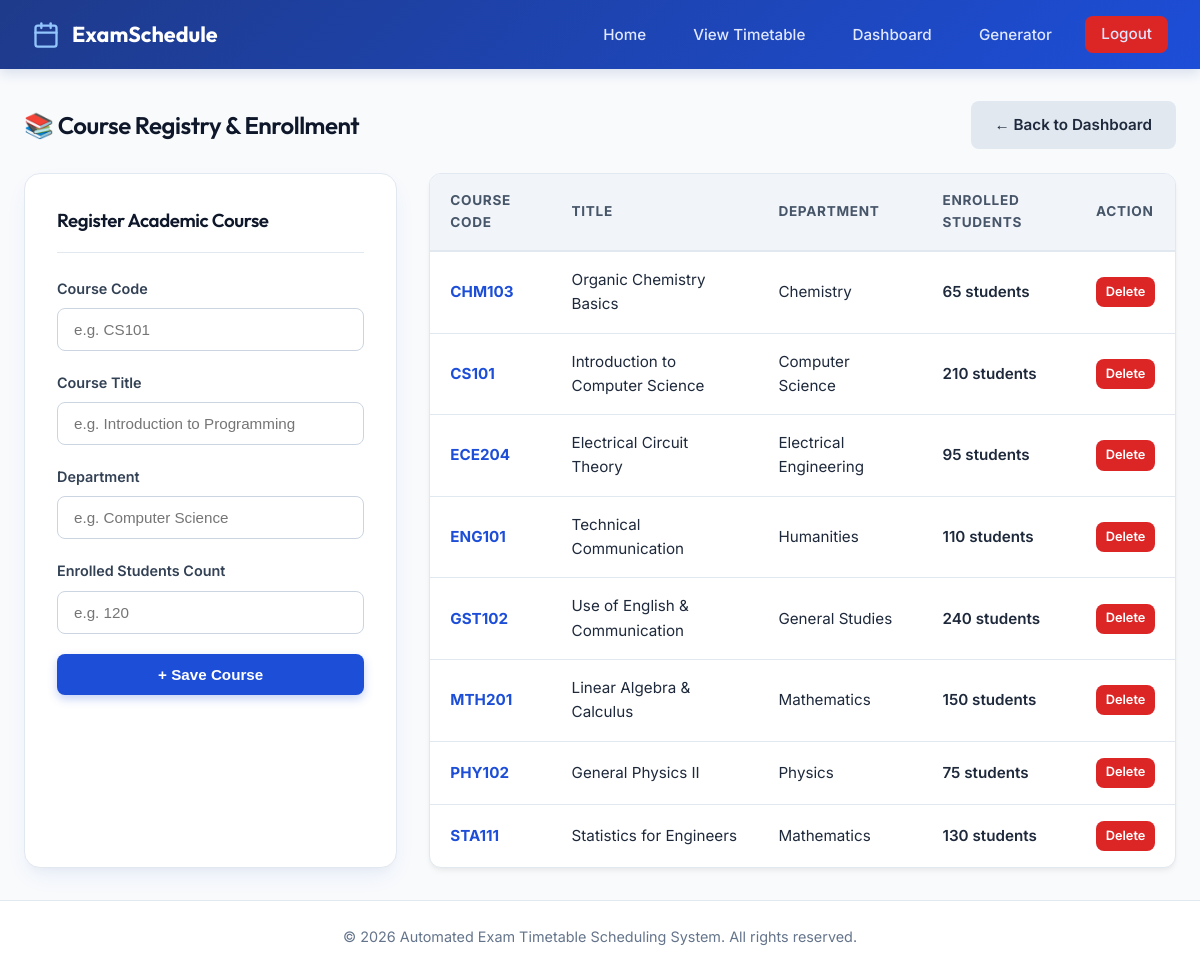
/admin/register_course.php (signed in), run on an earlier commit of the app's database.
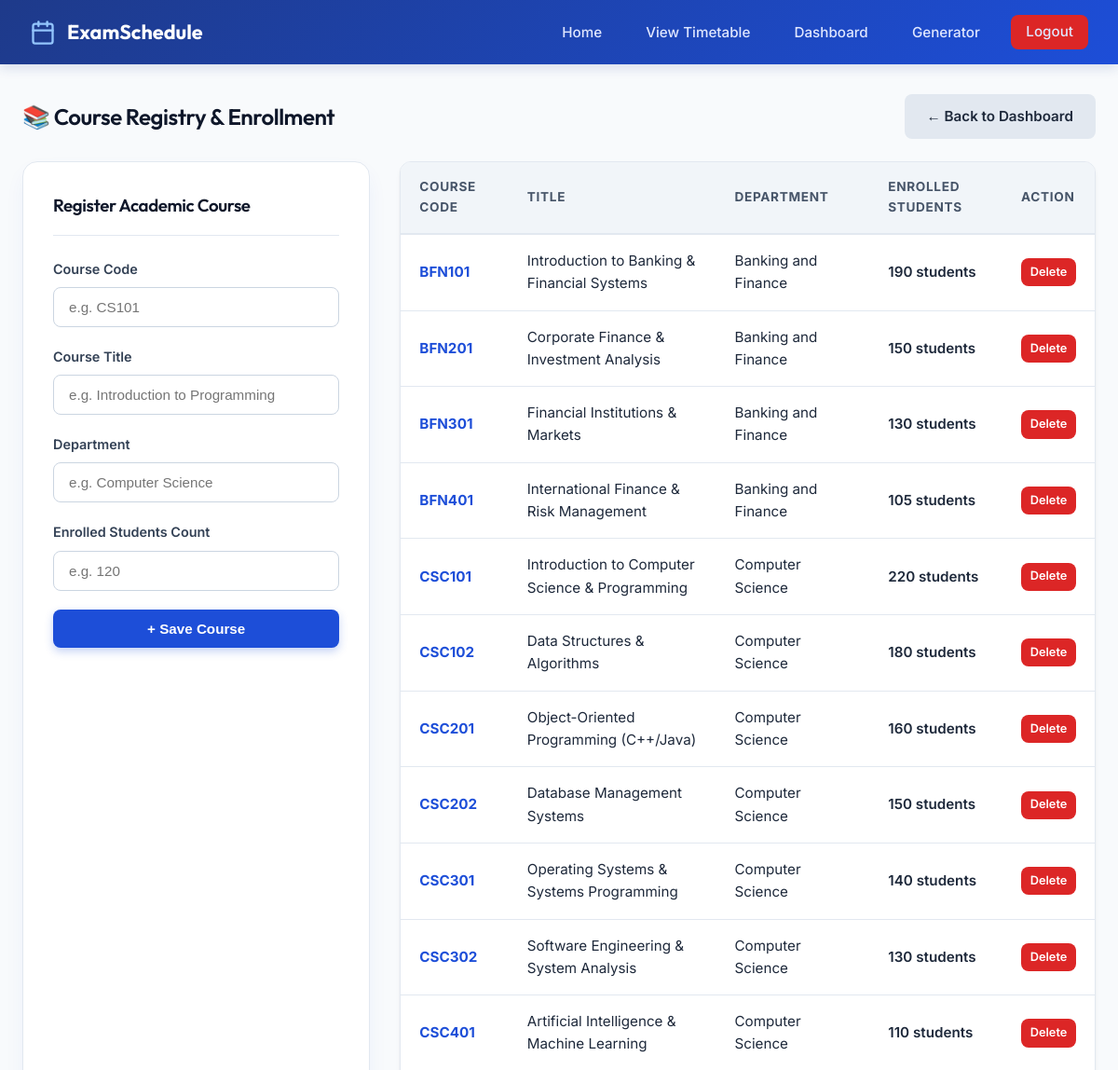
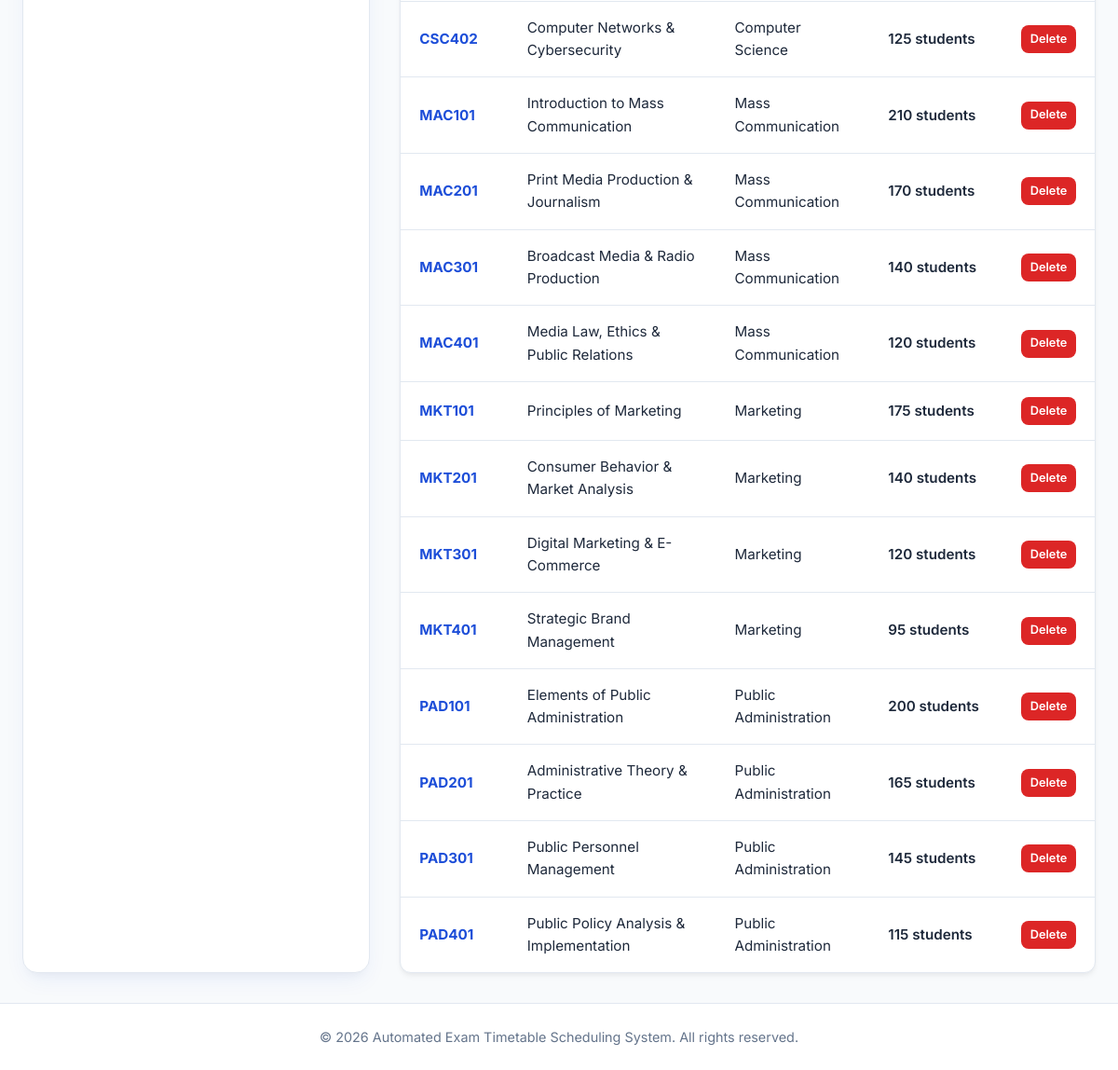
And on a later commit of the database (2 pictures, top to bottom).
### tables this page shows
CREATE TABLE IF NOT EXISTS `courses` (
  `id` INT AUTO_INCREMENT PRIMARY KEY,
  `course_code` VARCHAR(20) NOT NULL UNIQUE,
  `course_title` VARCHAR(150) NOT NULL,
  `department` VARCHAR(100) NOT NULL,
  `student_count` INT NOT NULL DEFAULT 0,
  `created_at` TIMESTAMP DEFAULT CURRENT_TIMESTAMP
);

### admin/register_course.php (the view, shortened to what this page needs)
<?php
require_once '../includes/db.php';
$courses = $pdo->query("SELECT * FROM courses ORDER BY course_code ASC")->fetchAll();
require_once '../includes/header.php';
?>
<div style="display: flex; justify-content: space-between; align-items: center; margin-bottom: 1.5rem;">
  <h2>📚 Course Registry & Enrollment</h2>
  <a href="dashboard.php" class="btn btn-secondary">&larr; Back to Dashboard</a>
</div>
<div style="display: grid; grid-template-columns: 1fr 2fr; gap: 2rem;">
  <div class="form-card" style="margin: 0;">
    <div class="form-header">
      <h3>Register Academic Course</h3>
    </div>
    <form action="register_course.php" method="POST">
      <div class="form-group">
        <label for="course_code">Course Code</label>
        <input type="text" id="course_code" name="course_code" class="form-control" placeholder="e.g. CS101" required>
      </div>
      <div class="form-group">
        <label for="course_title">Course Title</label>
        <input type="text" id="course_title" name="course_title" class="form-control" placeholder="e.g. Introduction to Programming" required>
      </div>
      <div class="form-group">
        <label for="department">Department</label>
        <input type="text" id="department" name="department" class="form-control" placeholder="e.g. Computer Science" required>
      </div>
      <div class="form-group">
        <label for="student_count">Enrolled Students Count</label>
        <input type="number" id="student_count" name="student_count" class="form-control" placeholder="e.g. 120" min="1" required>
      </div>
      <button type="submit" name="add_course" class="btn btn-primary" style="width: 100%;">+ Save Course</button>
    </form>
  </div>
  <div class="table-responsive">
    <table class="custom-table">
      <thead>
        <tr>
          <th>Course Code</th>
          <th>Title</th>
          <th>Department</th>
          <th>Enrolled Students</th>
          <th>Action</th>
        </tr>
      </thead>
      <tbody>
        <?php if (!empty($courses)): ?>
          <?php foreach ($courses as $c): ?>
            <tr>
              <td><strong style="color: var(--accent-primary);"><?php echo htmlspecialchars($c['course_code']); ?></strong></td>
              <td><?php echo htmlspecialchars($c['course_title']); ?></td>
              <td><?php echo htmlspecialchars($c['department']); ?></td>
              <td><span style="font-weight: 600;"><?php echo $c['student_count']; ?> students</span></td>
              <td>
                <a href="register_course.php?delete=<?php echo $c['id']; ?>" onclick="return confirmDelete('Delete this course?');" class="btn btn-danger" style="padding: 0.3rem 0.6rem; font-size: 0.8rem;">Delete</a>
              </td>
            </tr>
          <?php endforeach; ?>
        <?php else: ?>
          <tr>
            <td colspan="5" style="text-align: center; color: var(--text-muted);">No courses registered yet.</td>
          </tr>
        <?php endif; ?>
      </tbody>
    </table>
  </div>
</div>
<?php require_once '../includes/footer.php'; ?>

### includes/header.php (shortened to what this page needs)
<?php
$isLoggedIn = isset($_SESSION['user_id']);
$currentPage = basename($_SERVER['PHP_SELF']);
?>
<!DOCTYPE html>
<html lang="en">
<head>
  <link rel="stylesheet" href="../css/style.css">
</head>
<body>
<nav class="navbar">
  <div class="navbar-container">
    <a href="<?php echo $isLoggedIn ? '../index.php' : 'index.php'; ?>" class="brand-logo">
      ExamSchedule
    </a>
    <ul class="nav-links">
      <li><a href="<?php echo ($currentPage == 'index.php' || !strpos($_SERVER['PHP_SELF'], '/admin/')) ? 'index.php' : '../index.php'; ?>" class="<?php echo $currentPage == 'index.php' ? 'active' : ''; ?>">Home</a></li>
      <li><a href="<?php echo strpos($_SERVER['PHP_SELF'], '/admin/') ? '../view_timetable.php' : 'view_timetable.php'; ?>" class="<?php echo $currentPage == 'view_timetable.php' ? 'active' : ''; ?>">View Timetable</a></li>
      <?php if ($isLoggedIn): ?>
        <li><a href="<?php echo strpos($_SERVER['PHP_SELF'], '/admin/') ? 'dashboard.php' : 'admin/dashboard.php'; ?>" class="<?php echo $currentPage == 'dashboard.php' ? 'active' : ''; ?>">Dashboard</a></li>
        <li><a href="<?php echo strpos($_SERVER['PHP_SELF'], '/admin/') ? 'generate_timetable.php' : 'admin/generate_timetable.php'; ?>">Generator</a></li>
        <li><a href="<?php echo strpos($_SERVER['PHP_SELF'], '/admin/') ? 'logout.php' : 'admin/logout.php'; ?>" class="btn-danger btn" style="padding: 0.4rem 1rem;">Logout</a></li>
      <?php else: ?>
        <li><a href="<?php echo strpos($_SERVER['PHP_SELF'], '/admin/') ? 'login.php' : 'admin/login.php'; ?>" class="btn-admin-nav">Admin Login</a></li>
      <?php endif; ?>
    </ul>
  </div>
</nav>
<div class="main-wrapper">

### includes/footer.php (shortened to what this page needs)
</div>
<footer class="footer">
  <div class="footer-container">
    <p>&copy; <?php echo date('Y'); ?> Automated Exam Timetable Scheduling System. All rights reserved.</p>
  </div>
</footer>
</body>
</html>

### css/style.css (style rules this page uses)
:root { --bg-main: #f8fafc; --bg-card: #ffffff; --bg-card-hover: #f1f5f9; --text-main: #0f172a; --text-muted: #64748b; --accent-primary: #1d4ed8; --accent-primary-hover: #1e40af; --accent-blue-light: #eff6ff; --accent-success: #059669; --accent-warning: #d97706; --accent-danger: #dc2626; --accent-info: #0284c7; --border-color: #e2e8f0; --nav-bg: linear-gradient(135deg, #1e3a8a 0%, #1d4ed8 100%); --radius-sm: 8px; --radius-md: 12px; --radius-lg: 16px; --shadow-main: 0 10px 25px -5px rgba(29, 78, 216, 0.08), 0 8px 10px -6px rgba(0, 0, 0, 0.04); --shadow-card: 0 4px 6px -1px rgba(0, 0, 0, 0.05), 0 2px 4px -1px rgba(0, 0, 0, 0.03); --transition: all 0.25s cubic-bezier(0.4, 0, 0.2, 1); }
* { box-sizing: border-box; margin: 0; padding: 0; }
body { font-family: 'Inter', sans-serif; background-color: var(--bg-main); color: var(--text-main); min-height: 100vh; display: flex; flex-direction: column; line-height: 1.6; }
h1, h2, h3, h4, h5, h6 { font-family: 'Outfit', sans-serif; font-weight: 600; color: #0f172a; letter-spacing: -0.02em; }
a { color: var(--accent-primary); text-decoration: none; transition: var(--transition); }
.navbar { background: var(--nav-bg); box-shadow: 0 4px 12px rgba(30, 58, 138, 0.15); padding: 1rem 2rem; position: sticky; top: 0; z-index: 1000; }
.navbar-container { max-width: 1300px; margin: 0 auto; display: flex; justify-content: space-between; align-items: center; }
.brand-logo { display: flex; align-items: center; gap: 0.75rem; font-size: 1.35rem; font-weight: 700; color: #ffffff; font-family: 'Outfit', sans-serif; }
.brand-logo svg { color: #93c5fd; }
.nav-links { display: flex; list-style: none; gap: 1.25rem; align-items: center; }
.nav-links a { color: #e0e7ff; font-weight: 500; font-size: 0.95rem; padding: 0.5rem 0.85rem; border-radius: var(--radius-sm); }
.main-wrapper { flex: 1; max-width: 1300px; width: 100%; margin: 2rem auto; padding: 0 1.5rem; }
.form-card { background: var(--bg-card); border: 1px solid var(--border-color); border-radius: var(--radius-lg); padding: 2rem; max-width: 650px; margin: 0 auto 2rem; box-shadow: var(--shadow-main); }
.form-header { margin-bottom: 1.5rem; border-bottom: 1px solid var(--border-color); padding-bottom: 1rem; }
.form-group { margin-bottom: 1.25rem; }
.form-group label { display: block; font-size: 0.9rem; font-weight: 600; margin-bottom: 0.5rem; color: #334155; }
.form-control { width: 100%; padding: 0.75rem 1rem; background: #ffffff; border: 1px solid #cbd5e1; border-radius: var(--radius-sm); color: var(--text-main); font-size: 0.95rem; transition: var(--transition); }
.btn { display: inline-flex; align-items: center; justify-content: center; gap: 0.5rem; padding: 0.75rem 1.5rem; font-size: 0.95rem; font-weight: 600; border-radius: var(--radius-sm); border: none; cursor: pointer; transition: var(--transition); }
.btn-primary { background: var(--accent-primary); color: #ffffff; box-shadow: 0 4px 10px rgba(29, 78, 216, 0.25); }
.btn-danger { background: var(--accent-danger); color: #ffffff; }
.btn-secondary { background: #e2e8f0; color: #1e293b; }
.table-responsive { width: 100%; overflow-x: auto; background: var(--bg-card); border: 1px solid var(--border-color); border-radius: var(--radius-md); box-shadow: var(--shadow-card); }
.custom-table { width: 100%; border-collapse: collapse; text-align: left; }
.custom-table th { background: #f1f5f9; padding: 1rem 1.25rem; font-size: 0.85rem; text-transform: uppercase; letter-spacing: 0.05em; color: #475569; border-bottom: 2px solid var(--border-color); font-weight: 700; }
.custom-table td { padding: 1rem 1.25rem; border-bottom: 1px solid var(--border-color); font-size: 0.95rem; color: #1e293b; }
.custom-table tbody tr:last-child td { border-bottom: none; }
.footer { background: #ffffff; border-top: 1px solid var(--border-color); padding: 1.5rem 2rem; text-align: center; color: var(--text-muted); font-size: 0.9rem; margin-top: auto; }

What changed in the data, as far as the page shows it:
added courses: course_code "BFN101", course_title "Introduction to Banking & Financial Systems", department "Banking and Finance", student_count "190"
added courses: course_code "BFN201", course_title "Corporate Finance & Investment Analysis", department "Banking and Finance", student_count "150"
added courses: course_code "BFN301", course_title "Financial Institutions & Markets", department "Banking and Finance", student_count "130"
added courses: course_code "BFN401", course_title "International Finance & Risk Management", department "Banking and Finance", student_count "105"
changed courses: course_code "CS101" → "CSC101"; course_title "Introduction to Computer Science" → "Introduction to Computer Science & Programming"; student_count "210" → "220"
changed courses: course_code "MTH201" → "CSC102"; course_title "Linear Algebra & Calculus" → "Data Structures & Algorithms"; department "Mathematics" → "Computer Science"; student_count "150" → "180"
changed courses: course_code "PHY102" → "CSC201"; course_title "General Physics II" → "Object-Oriented Programming (C++/Java)"; department "Physics" → "Computer Science"; student_count "75" → "160"
changed courses: course_code "ENG101" → "CSC202"; course_title "Technical Communication" → "Database Management Systems"; department "Humanities" → "Computer Science"; student_count "110" → "150"; moves down the list
changed courses: course_code "CHM103" → "CSC301"; course_title "Organic Chemistry Basics" → "Operating Systems & Systems Programming"; department "Chemistry" → "Computer Science"; student_count "65" → "140"; moves down the list
changed courses: course_code "STA111" → "CSC302"; course_title "Statistics for Engineers" → "Software Engineering & System Analysis"; department "Mathematics" → "Computer Science"
changed courses: course_code "ECE204" → "CSC401"; course_title "Electrical Circuit Theory" → "Artificial Intelligence & Machine Learning"; department "Electrical Engineering" → "Computer Science"; student_count "95" → "110"; moves down the list
changed courses: course_code "GST102" → "CSC402"; course_title "Use of English & Communication" → "Computer Networks & Cybersecurity"; department "General Studies" → "Computer Science"; student_count "240" → "125"; moves down the list
added courses: course_code "MAC101", course_title "Introduction to Mass Communication", department "Mass Communication", student_count "210"
added courses: course_code "MAC201", course_title "Print Media Production & Journalism", department "Mass Communication", student_count "170"
added courses: course_code "MAC301", course_title "Broadcast Media & Radio Production", department "Mass Communication", student_count "140"
added courses: course_code "MAC401", course_title "Media Law, Ethics & Public Relations", department "Mass Communication", student_count "120"
added courses: course_code "MKT101", course_title "Principles of Marketing", department "Marketing", student_count "175"
added courses: course_code "MKT201", course_title "Consumer Behavior & Market Analysis", department "Marketing", student_count "140"
added courses: course_code "MKT301", course_title "Digital Marketing & E-Commerce", department "Marketing", student_count "120"
added courses: course_code "MKT401", course_title "Strategic Brand Management", department "Marketing", student_count "95"
added courses: course_code "PAD101", course_title "Elements of Public Administration", department "Public Administration", student_count "200"
added courses: course_code "PAD201", course_title "Administrative Theory & Practice", department "Public Administration", student_count "165"
added courses: course_code "PAD301", course_title "Public Personnel Management", department "Public Administration", student_count "145"
added courses: course_code "PAD401", course_title "Public Policy Analysis & Implementation", department "Public Administration", student_count "115"
